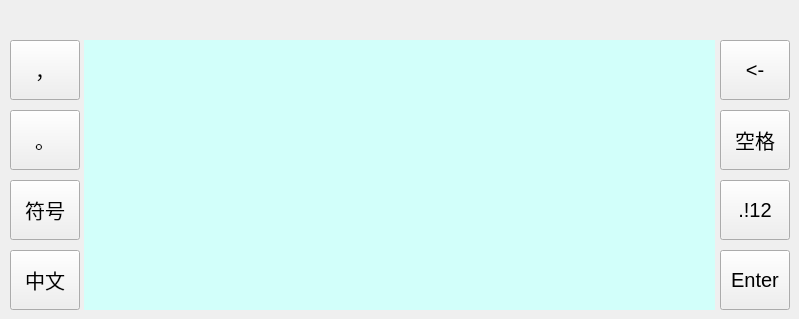
   <widget class="QWidget" name="page_Hand">
    <widget class="QPushButton" name="pushButton_Hand_Comma">
     <property name="geometry">
      <rect>
       <x>10</x>
       <y>40</y>
       <width>70</width>
       <height>60</height>
      </rect>
     </property>
     <property name="font">
      <font>
       <pointsize>15</pointsize>
      </font>
     </property>
     <property name="focusPolicy">
      <enum>Qt::NoFocus</enum>
     </property>
     <property name="text">
      <string notr="true">，</string>
     </property>
    </widget>
    <widget class="QPushButton" name="pushButton_Hand_Period">
     <property name="geometry">
      <rect>
       <x>10</x>
       <y>110</y>
       <width>70</width>
       <height>60</height>
      </rect>
     </property>
     <property name="font">
      <font>
       <pointsize>15</pointsize>
      </font>
     </property>
     <property name="focusPolicy">
      <enum>Qt::NoFocus</enum>
     </property>
     <property name="text">
      <string notr="true">。</string>
     </property>
    </widget>
    <widget class="QPushButton" name="pushButton_Hand_Symbol">
     <property name="geometry">
      <rect>
       <x>10</x>
       <y>180</y>
       <width>70</width>
       <height>60</height>
      </rect>
     </property>
     <property name="font">
      <font>
       <pointsize>15</pointsize>
      </font>
     </property>
     <property name="focusPolicy">
      <enum>Qt::NoFocus</enum>
     </property>
     <property name="text">
      <string>符号</string>
     </property>
    </widget>
    <widget class="QPushButton" name="pushButton_Hand_Language">
     <property name="geometry">
      <rect>
       <x>10</x>
       <y>250</y>
       <width>70</width>
       <height>60</height>
      </rect>
     </property>
     <property name="font">
      <font>
       <pointsize>15</pointsize>
      </font>
     </property>
     <property name="focusPolicy">
      <enum>Qt::NoFocus</enum>
     </property>
     <property name="text">
      <string>中文</string>
     </property>
    </widget>
    <widget class="QPushButton" name="pushButton_Hand_Enter">
     <property name="geometry">
      <rect>
       <x>720</x>
       <y>250</y>
       <width>70</width>
       <height>60</height>
      </rect>
     </property>
     <property name="font">
      <font>
       <pointsize>15</pointsize>
      </font>
     </property>
     <property name="focusPolicy">
      <enum>Qt::NoFocus</enum>
     </property>
     <property name="text">
      <string notr="true">Enter</string>
     </property>
    </widget>
    <widget class="QPushButton" name="pushButton_Hand_Backspace">
     <property name="geometry">
      <rect>
       <x>720</x>
       <y>40</y>
       <width>70</width>
       <height>60</height>
      </rect>
     </property>
     <property name="font">
      <font>
       <pointsize>15</pointsize>
      </font>
     </property>
     <property name="focusPolicy">
      <enum>Qt::NoFocus</enum>
     </property>
     <property name="text">
      <string notr="true">&lt;-</string>
     </property>
    </widget>
    <widget class="QPushButton" name="pushButton_Hand_Num">
     <property name="geometry">
      <rect>
       <x>720</x>
       <y>180</y>
       <width>70</width>
       <height>60</height>
      </rect>
     </property>
     <property name="font">
      <font>
       <pointsize>15</pointsize>
      </font>
     </property>
     <property name="focusPolicy">
      <enum>Qt::NoFocus</enum>
     </property>
     <property name="text">
      <string notr="true">.!12</string>
     </property>
    </widget>
    <widget class="QPushButton" name="pushButton_Hand_Space">
     <property name="geometry">
      <rect>
       <x>720</x>
       <y>110</y>
       <width>70</width>
       <height>60</height>
      </rect>
     </property>
     <property name="font">
      <font>
       <pointsize>15</pointsize>
      </font>
     </property>
     <property name="focusPolicy">
      <enum>Qt::NoFocus</enum>
     </property>
     <property name="text">
      <string>空格</string>
     </property>
    </widget>
    <widget class="QLabel" name="label_Hand">
     <property name="geometry">
      <rect>
       <x>84</x>
       <y>40</y>
       <width>631</width>
       <height>270</height>
      </rect>
     </property>
     <property name="styleSheet">
      <string notr="true">background-color: rgb(210,255,250);</string>
     </property>
     <property name="text">
      <string/>
     </property>
    </widget>
   </widget>
